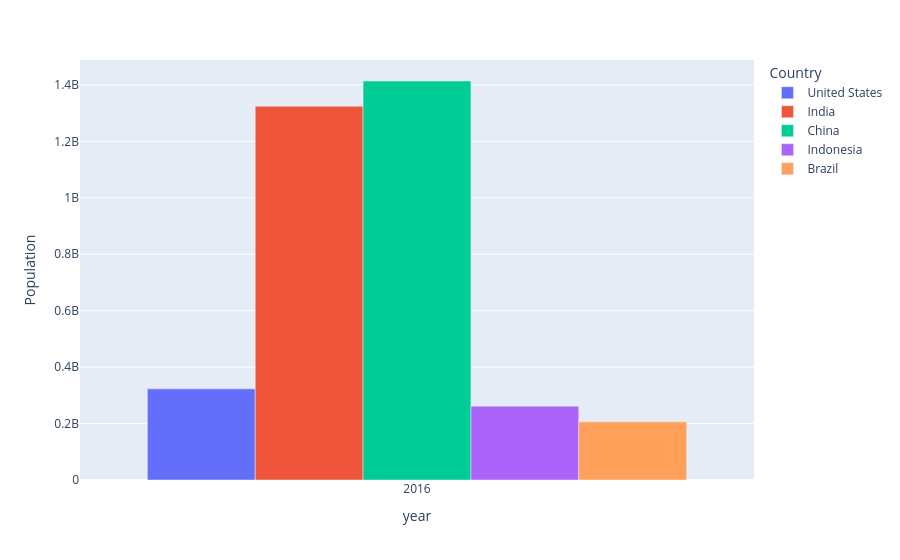

Write notebook code for a chart like this one.
### Code cell
px.bar(df_bar,labels={'value':'Population','country':'Country'},barmode='group')

### Figure 1 — Plotly figure (JSON) as saved in the notebook; plotly's stock layout.template omitted (floating-point values rounded to 4 significant figures)
{"data": [{"alignmentgroup": "True", "hovertemplate": "Country=United States<br>year=%{x}<br>Population=%{y}<extra></extra>", "legendgroup": "United States", "marker": {"color": "#636efa", "pattern": {"shape": ""}}, "name": "United States", "offsetgroup": "United States", "orientation": "v", "showlegend": true, "textposition": "auto", "type": "bar", "x": [2016.0], "xaxis": "x", "y": [323000000.0], "yaxis": "y"}, {"alignmentgroup": "True", "hovertemplate": "Country=India<br>year=%{x}<br>Population=%{y}<extra></extra>", "legendgroup": "India", "marker": {"color": "#EF553B", "pattern": {"shape": ""}}, "name": "India", "offsetgroup": "India", "orientation": "v", "showlegend": true, "textposition": "auto", "type": "bar", "x": [2016.0], "xaxis": "x", "y": [1325000000.0], "yaxis": "y"}, {"alignmentgroup": "True", "hovertemplate": "Country=China<br>year=%{x}<br>Population=%{y}<extra></extra>", "legendgroup": "China", "marker": {"color": "#00cc96", "pattern": {"shape": ""}}, "name": "China", "offsetgroup": "China", "orientation": "v", "showlegend": true, "textposition": "auto", "type": "bar", "x": [2016.0], "xaxis": "x", "y": [1414000000.0], "yaxis": "y"}, {"alignmentgroup": "True", "hovertemplate": "Country=Indonesia<br>year=%{x}<br>Population=%{y}<extra></extra>", "legendgroup": "Indonesia", "marker": {"color": "#ab63fa", "pattern": {"shape": ""}}, "name": "Indonesia", "offsetgroup": "Indonesia", "orientation": "v", "showlegend": true, "textposition": "auto", "type": "bar", "x": [2016.0], "xaxis": "x", "y": [261600000.0], "yaxis": "y"}, {"alignmentgroup": "True", "hovertemplate": "Country=Brazil<br>year=%{x}<br>Population=%{y}<extra></extra>", "legendgroup": "Brazil", "marker": {"color": "#FFA15A", "pattern": {"shape": ""}}, "name": "Brazil", "offsetgroup": "Brazil", "orientation": "v", "showlegend": true, "textposition": "auto", "type": "bar", "x": [2016.0], "xaxis": "x", "y": [206200000.0], "yaxis": "y"}], "layout": {"barmode": "group", "legend": {"title": {"text": "Country"}, "tracegroupgap": 0}, "margin": {"t": 60}, "xaxis": {"anchor": "y", "domain": [0, 1], "title": {"text": "year"}}, "yaxis": {"anchor": "x", "domain": [0, 1], "title": {"text": "Population"}}}}
